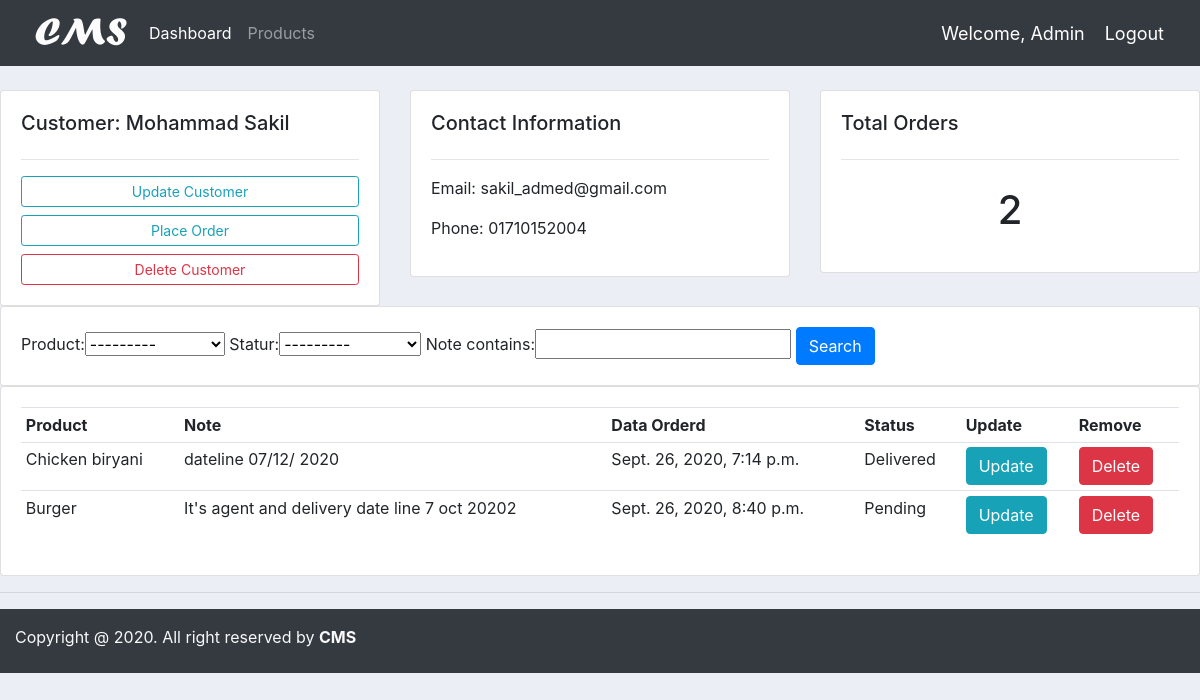
The app's page /customer/7 (signed in) with its own data.
### accounts/models.py (models this page shows, shortened)
class Customer(models.Model):
    name = models.CharField(max_length=200, null=True)
    phone = models.CharField(max_length=200, null=True)
    email = models.CharField(max_length=200, null=True)
    date_created = models.DateTimeField(auto_now_add=True, null=True)

class Order(models.Model):
    STATUS = (
        ('Pending','Pending'),
        ('Canceled Order','Canceled Order'),
        ('Delivered','Delivered')
        )
    customer = models.ForeignKey(Customer, null=True, on_delete=models.SET_NULL)
    Product = models.ForeignKey(Product, null=True, on_delete=models.SET_NULL)
    date_created = models.DateTimeField(auto_now_add=True, null=True)
    statur = models.CharField(max_length=200, null=True, choices=STATUS)
    note = models.CharField(max_length=200, null=True)

class Product(models.Model):
    CATAGORY = (
        ('Indoor','Indoor'),
        ('Out Door','Out Door'),
    )
    name = models.CharField(max_length=200, null=True)
    price = models.FloatField(null=True)
    catagory = models.CharField(max_length=200, null=True, choices=CATAGORY)
    descriprion = models.CharField(max_length=500 ,null=True, blank=True)
    data_created = models.DateTimeField(auto_now_add=True)
    tags = models.ManyToManyField(Tag)
    def __str__(self):
        return self.name

### accounts/views.py (the view)
# urls.py: path('customer/<int:pk>', views.customer, name="customer"),
@login_required(login_url='login')
def customer(request, pk):
    customer = Customer.objects.get(pk=pk)
    orders = customer.order_set.all()
    orders_count = orders.count()
    myFilter = OrderFilter(request.GET, queryset=orders)
    orders = myFilter.qs
    context = {
        'customer':customer,
        'orders':orders,
        'orders_count':orders_count,
        'myFilter':myFilter,
    }
    return render(request, 'accounts/customer.html',context)

### accounts/templates/accounts/customer.html
{% extends 'accounts/main.html' %}
{% block content %}
    <br>
    <div class="row">
        <div class="col-md">
            <div class="card card-body">
                <h5>Customer: {{ customer.name }} </h5>
                <hr>
                <a class="btn btn-outline-info btn-sm btn-block" href="#">Update Customer</a>
                <a class="btn btn-outline-info btn-sm btn-block" href="{% url 'create_order' customer.pk %}">Place Order</a>
                <a class="btn btn-outline-danger btn-sm btn-block" href="#">Delete Customer</a>
            </div>
        </div>
        <div class="col-md">
            <div class="card card-body">
                <h5>Contact Information</h5>
                <hr>
                <p>Email: {{ customer.email }}</p>
                <p>Phone: {{ customer.phone }}</p>
            </div>
        </div>
        <div class="col-md">
            <div class="card card-body">
                <h5>Total Orders</h5>
                <hr>
                <h1 style="text-align: center; padding:10px">{{ orders_count  }}</h1>
            </div>
        </div>
    </div>
    <div class="row">
        <div class="col">
            <div class="card card-body">
                <form method="get">
                    {{ myFilter.form }}
                    <button class="btn btn-primary" type="submit">Search</button>
                </form>
            </div>
        </div>
    </div>
    <div class="row">
        <div class="col-md">
            <div class="card card-body">
                <table class="table table-sm">
                    <tr>
                        <th>Product</th>
                        <th>Note</th>
                        <th>Data Orderd</th>
                        <th>Status</th>
                        <th>Update</th>
                        <th>Remove</th>
                    </tr>
                    {% for order in orders %}
                    <tr>
                        <td>{{ order.Product }}</td>
                        <td>{{ order.note }}</td>
                        <td>{{ order.date_created }}</td>
                        <td>{{ order.statur }}</td>
                        <td><a class="btn btn-md btn-info" href="{% url 'update_order' order.pk %}">Update</a></td>
                        <td><a class="btn btn-md btn-danger" href="{% url 'delete_order' order.pk %}">Delete</a></td>
                    </tr>
                    {% endfor %}
            </table>
            </div>
        </div>
    </div>
{% endblock %}

### accounts/templates/accounts/navbar.html (shortened to what this page needs)
{% load static %}
<nav class="navbar navbar-expand-lg navbar-dark bg-dark">
    <img id="logo" src="{% static '/images/logo.png' %}" alt="" title="Customer Management System">
    <div class="collapse navbar-collapse" id="navbarSupportedContent">
      <ul class="navbar-nav mr-auto">
        <li class="nav-item active">
          <a class="nav-link" href="{% url 'home' %}">Dashboard</a>
        </li>
        <li class="nav-item">
          <a class="nav-link" href="{% url 'products' %}">Products</a>
        </li>
      </ul>
    </div>
    <span class="hello">Welcome, {{ request.user|title }} </span>
    <span><a class="hello" href="{% url 'logout' %}">Logout</a></span>
  </nav>

### static/css/main.css (style rules this page uses)
#logo { height: 50PX; }
body { background-color: #ebeff5; }

### accounts/templates/accounts/navbar.html (style rules this page uses)
.hello { color: #fff; font-size: 18px; margin-right: 20px; }

### records on screen
Customer: name "Mohammad Sakil", email "sakil_admed@gmail.com", phone "01710152004"
Order: Product "Chicken biryani", note "dateline 07/12/ 2020", date_created "Sept. 26, 2020, 7:14 p.m.", statur "Delivered"
Order: Product "Burger", note "It's agent and delivery date line 7 oct 20202", date_created "Sept. 26, 2020, 8:40 p.m.", statur "Pending"

### other values on screen
{{ request.user|title }} "Admin"
{{ orders_count }} "2"
